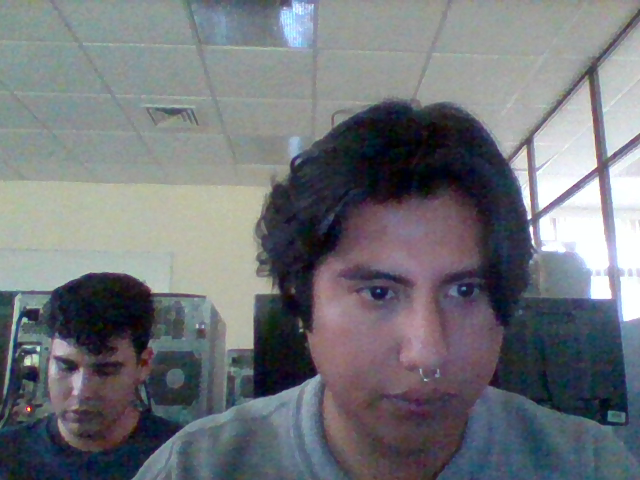
#> input picture 1011/imagen-00001.png, 640 x 480 px, given in place of the camera
$ python 19011271.py
#> lines starting #> are read from the running program, lines starting #| are printed output that depends on the picture
#!/usr/bin/env python3
# vi: set shiftwidth=4 tabstop=8 expandtab:
#
# Nombre: Gerardo Espinoza Sánchez
# No. Control: 19011271
# Calificación: XXX

import cv2 as cv
import os

mouseX, mouseY = (0,0)

camara = cv.VideoCapture(0)

directory = r'C:\Users\Gerry\Documents\Graficacion\O2022-graficacion\1108'

os.chdir(directory)

if not camara.isOpened():
    print("No puedo abrir la camara")
    exit(1)

border = True
circulo = True
color = True
contador = 1
grey = True
sobelX = True
sobelY = True
lapiciano = True

while True:

    ret, imagen = camara.read()
#> imagen is the input picture: shape (480, 640, 3); mean B, G, R 121.1, 116, 113

    gris = cv.cvtColor(imagen, cv.COLOR_BGR2GRAY)
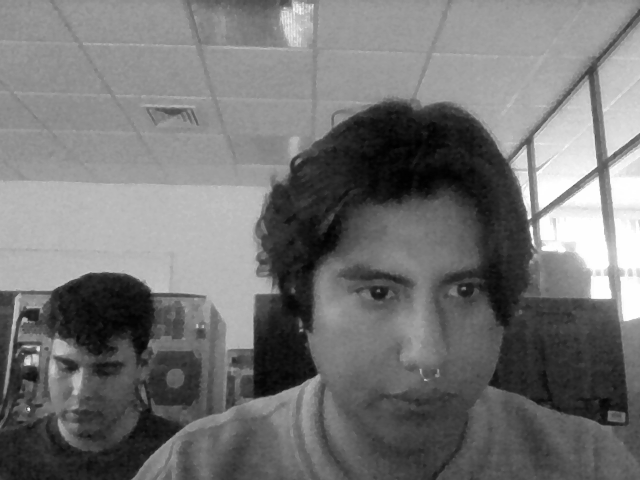
#> gris: shape (480, 640); min 0, max 255, mean 115.7
    bordesCanny = cv.Canny(imagen, 100, 200)
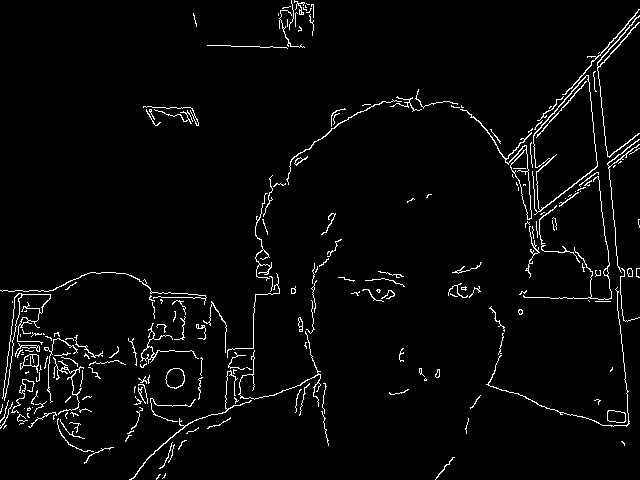
#> bordesCanny: shape (480, 640); 3.2% white in thin lines or dots

    x = cv.Sobel(imagen, cv.CV_16S,1,0)
    y = cv.Sobel(imagen, cv.CV_16S,0,1)
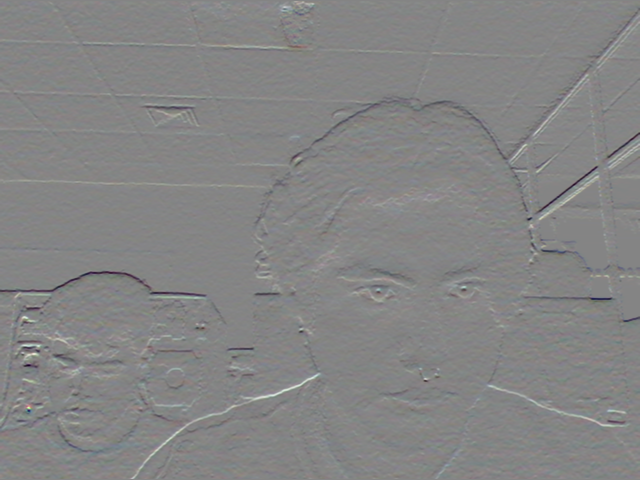
#> y: shape (480, 640, 3) int16; mean B, G, R -0.8, -1.1, -1.2; drawn with min black and max white

    absX = cv.convertScaleAbs(x)
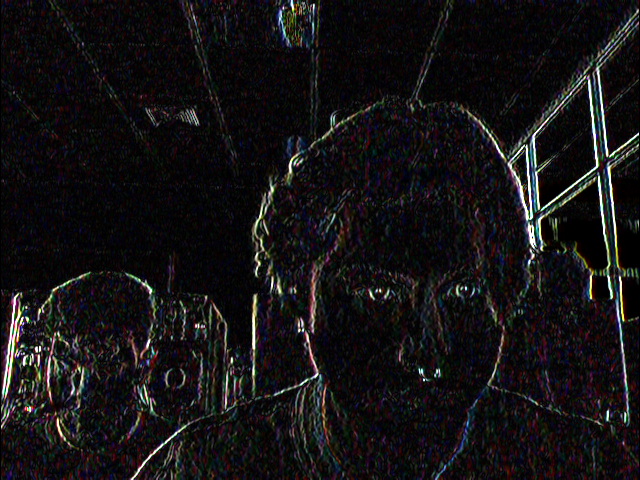
#> absX: shape (480, 640, 3); mean B, G, R 19.9, 19.6, 20.7
    absY = cv.convertScaleAbs(y)
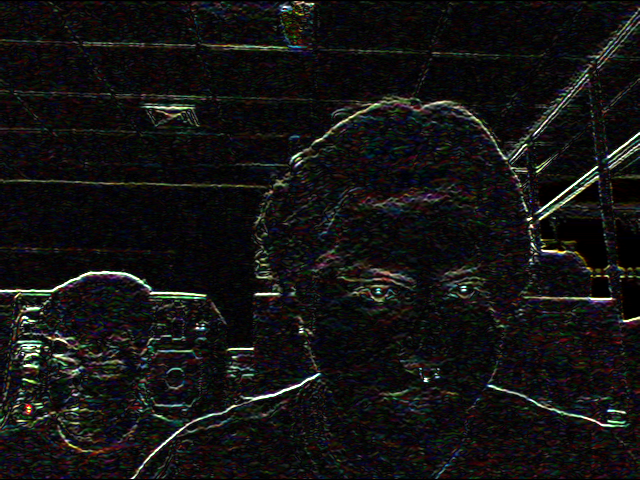
#> absY: shape (480, 640, 3); mean B, G, R 19, 19.3, 19.9

    dstLaplace = cv.Laplacian(gris, cv.CV_16S, ksize = 3)
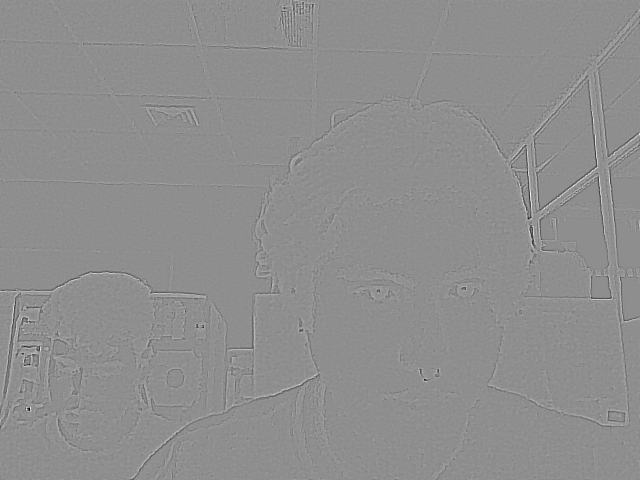
#> dstLaplace: shape (480, 640) int16; min -710, max 558, mean 0; drawn with min black and max white
    abs_dst = cv.convertScaleAbs(dstLaplace)
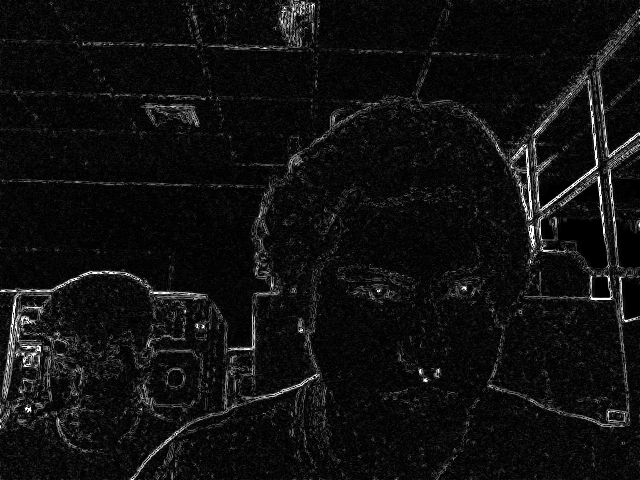
#> abs_dst: shape (480, 640); min 0, max 255, mean 16.1

    def draw_circle(event, x, y, flags, param):
        global mouseX, mouseY
        if event == cv.EVENT_LBUTTONDBLCLK:
            cv.circle(img,(x,y), 200, (139,0,0), 3)
            mouseX,mouseY = x,y

    if not ret:
        print("No podemos capturar la imagen de la camara")
        break

    if grey:
        cv.imshow("Camara", imagen)
        if border:
            cv.imshow("Camara", imagen)
            if sobelX:
                cv.imshow("Camara", imagen)
                if sobelY:
                    cv.imshow("Camara", imagen)
                    if lapiciano:
                        cv.imshow("Camara", imagen)
                    else:
                        cv.imshow("Camara", abs_dst)
                else:
                    cv.imshow("Camara", absY)
            else:
                cv.imshow("Camara", absX)
        else:
            cv.imshow("Camara", bordesCanny)
    else:
        cv.imshow("Camara", gris)

    tecla = cv.waitKey(1)
#> (key Esc is pressed here)

    if tecla == 27:
        break

    elif tecla == ord('1'):
        grey = not grey

    elif tecla == ord('2'):
        border = not border

    elif tecla == ord('3'):
        sobelX = not sobelX

    elif tecla == ord('4'):
        sobelY = not sobelY

    elif tecla == ord('5'):
        lapiciano = not lapiciano

    elif tecla == ord('p') or tecla == ord('P'):
        cv.waitKey(0)
        while(tecla == ord('p') or tecla == ord('P')):
            img = imagen

            cv.setMouseCallback('Camara', draw_circle)
            cv.imshow('Camara',img)

            p = cv.waitKey(1)

            if p == ord('p') or p == ord('P'):
                circlo = not circulo
                break

    elif tecla == ord('a') or tecla == ord('A'):
        print (mouseX), mouseY

    elif tecla == ord('g') or tecla == ord('G'):
        gris = cv.cvtColor(imagen, cv.COLOR_BGR2GRAY)
        cv.imshow("Camara", gris)
        nombre = "imagen-{:05d}.png".format(contador)
        print(f"Guardando imagen gris {nombre}")
        cv.imwrite(nombre, gris)

        print("After saving image:")
        print(os.listdir(directory))

        print('Successfully saved')
        contador += 1

    elif tecla == ord('c') or tecla == ord('C'):
        cv.imshow("Camara", imagen)
        nombre = "imagen-{:05d}.png".format(contador)
        print(f"Guardando imagen {nombre}")
        cv.imwrite(nombre, imagen)

        print("After saving image:")
        print(os.listdir(directory))

        print('Successfully saved')
        contador += 1

camara.release()
cv.destroyAllWindows()

$ run again, on 1011/imagen-00002.png
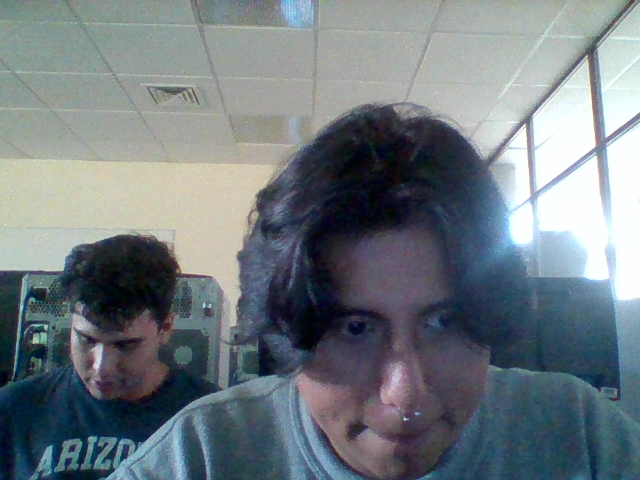
#> input picture 1011/imagen-00002.png, 640 x 480 px, given in place of the camera
#> imagen is the input picture: shape (480, 640, 3); mean B, G, R 128.3, 122.6, 113.1
#> `bordesCanny = cv.Canny(imagen, 100, 200)`:
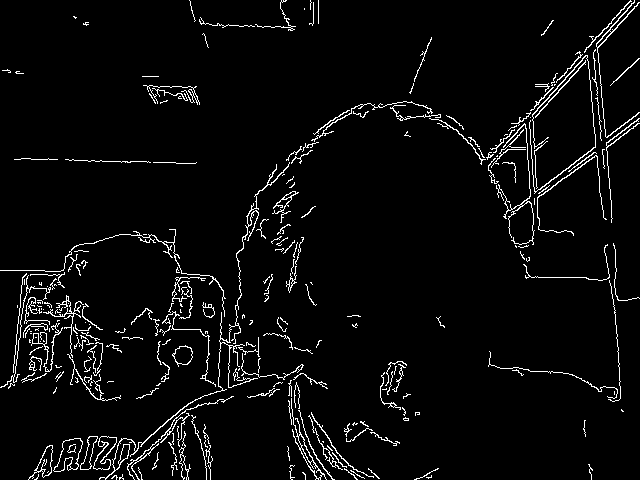
#> bordesCanny: shape (480, 640); 4.2% white in thin lines or dots
#> `abs_dst = cv.convertScaleAbs(dstLaplace)`:
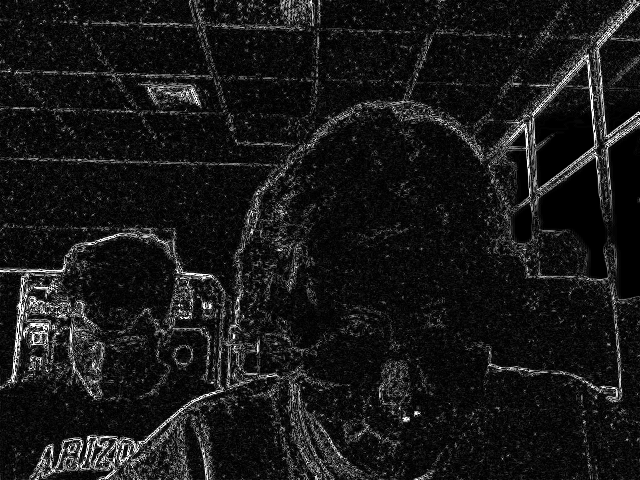
#> abs_dst: shape (480, 640); min 0, max 255, mean 23.9

$ run again, on 1011/imagen-00003.png
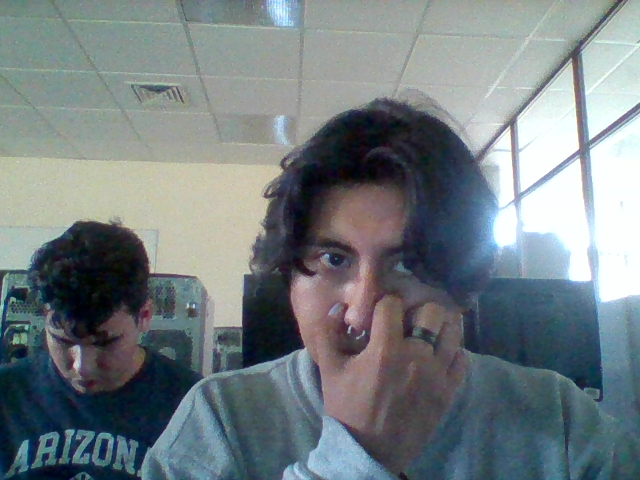
#> input picture 1011/imagen-00003.png, 640 x 480 px, given in place of the camera
#> imagen is the input picture: shape (480, 640, 3); mean B, G, R 129.8, 126.2, 116.1
#> `bordesCanny = cv.Canny(imagen, 100, 200)`:
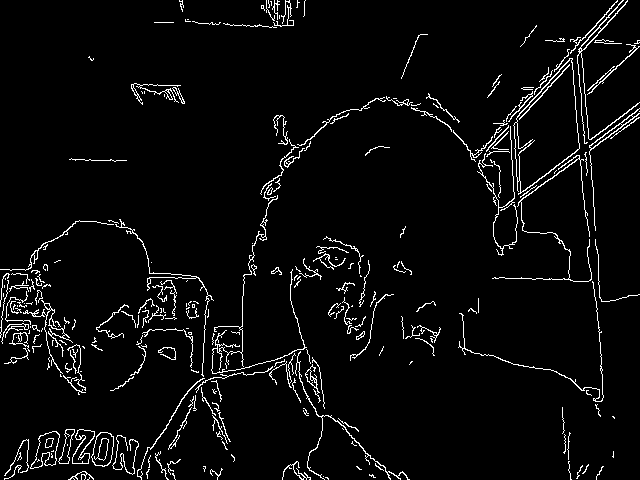
#> bordesCanny: shape (480, 640); 4.2% white in thin lines or dots
#> `abs_dst = cv.convertScaleAbs(dstLaplace)`:
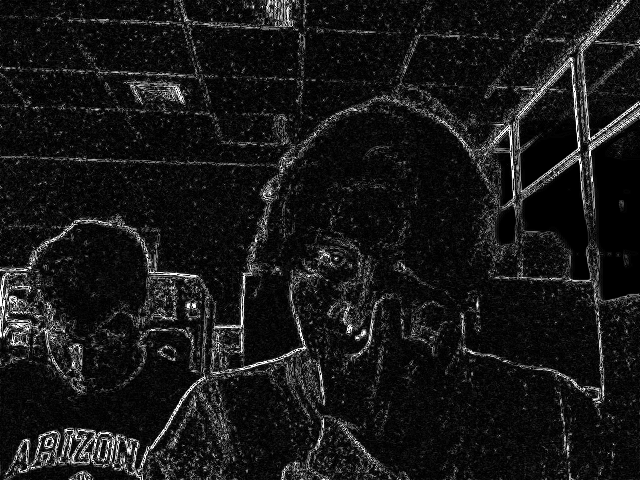
#> abs_dst: shape (480, 640); min 0, max 255, mean 23.3

$ run again, on 1011/imagen-00004.png
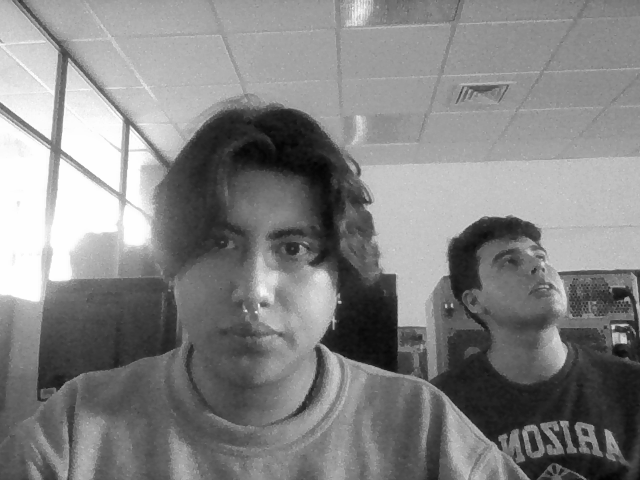
#> input picture 1011/imagen-00004.png, 640 x 480 px, given in place of the camera
#> imagen is the input picture: shape (480, 640, 3); min 3, max 255, mean 131.6
#> bordesCanny: shape (480, 640); 4.2% white in thin lines or dots
#> `abs_dst = cv.convertScaleAbs(dstLaplace)`:
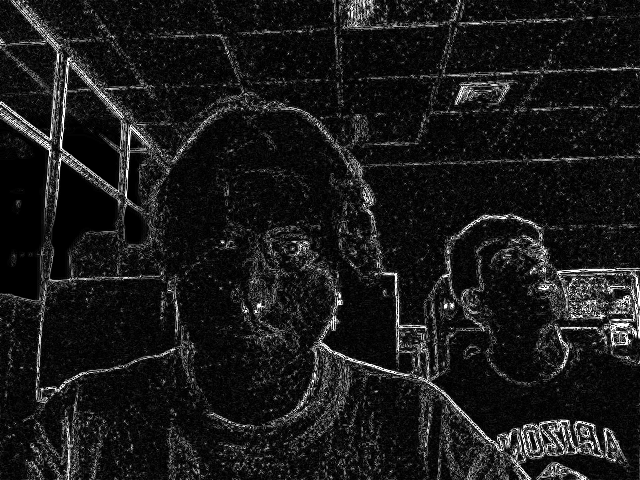
#> abs_dst: shape (480, 640); min 0, max 255, mean 25.5
